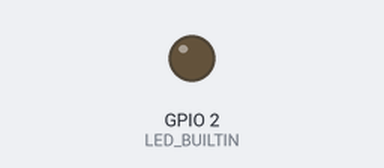
A sketch run on a simulated ESP8266 (NodeMCU). Parts: output pins drawn as LEDs (lit = HIGH, except the on-board LED, lit = LOW). WiFi joins after 1.5 s; servers stay silent unless stated; what the sketch prints to the serial monitor is not drawn.

Above: at 2.0 s.
At 11.6 s:
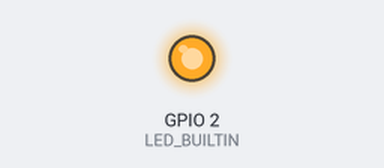
Timing chart, 0 to 16.2 s (numbered marks = the images above):
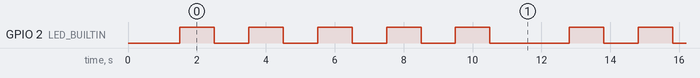

Measured:
- by itself, GPIO 2 (LED_BUILTIN): repeats every 11.3 s: 4 × (LOW 1.0 s, HIGH 1.0 s), LOW 2.3 s, HIGH 1.0 s
- by itself, everything shown: repeats every 11.3 s, in 10 steps

The sketch:

espOTA.ino
```cpp
#include <ESP8266WiFi.h>
#include <ESP8266HTTPClient.h>
#include <ESP8266httpUpdate.h>


String software = "act8266Christmas";
const String FirmwareVer = {"0.0"};

String clientID;

//Personal website version
String path = "http://rycgar.com/eitOTA/" + software;

String URL_fw_Version = path + ".version.txt";
//#define URL_fw_Version "http://rycgar.com/eitOTA/httpsUpdate.version.txt"

String URL_fw_Bin = path  + ".ino.nodemcu.bin";
//#define URL_fw_Bin "http://rycgar.com/eitOTA/httpsUpdate.ino.nodemcu.bin"


//Github version (Struggling with this)
/*
String path = "https://github.com/escapesIT/eitOTA/blob/main/" + software;
String URL_fw_Version = path + ".version.txt";
String URL_fw_Bin = path + ".ino.nodemcu.bin";
//#define URL_fw_version "https://github.com/escapesIT/eitOTA/blob/main/espOTA.version.txt"
//#define URL_fw_Bin "https://github.com/escapesIT/eitOTA/blob/main/espOTA.ino.nodemcu.bin"
*/

HTTPClient http;

const char* ssid = "Escapes-2.4";
const char* password = "8185178608";

void FirmwareUpdate()
{

  http.begin(URL_fw_Version);     // check version URL
  delay(100);
  int httpCode = http.GET();            // get data from version file
  delay(1000);
  String payload;
  if (httpCode == HTTP_CODE_OK)         // if version received
  {
    payload = http.getString();  // save received version
    Serial.println("Found Firmware Version: " + payload );
  }
  else
  {
    Serial.print("error in downloading version file:");
    Serial.println(httpCode);

  }

  http.end();
  if (httpCode == HTTP_CODE_OK)         // if version received
  {
    if (payload.equals(FirmwareVer) )
    {
      Serial.println("Device already on latest firmware version");
    }
    else
    {
      Serial.println("New firmware detected");
      WiFiClient client;

      // The line below is optional. It can be used to blink the LED on the board during flashing
      // The LED will be on during download of one buffer of data from the network. The LED will
      // be off during writing that buffer to flash
      // On a good connection the LED should flash regularly. On a bad connection the LED will be
      // on much longer than it will be off. Other pins than LED_BUILTIN may be used. The second
      // value is used to put the LED on. If the LED is on with HIGH, that value should be passed
      ESPhttpUpdate.setLedPin(LED_BUILTIN, LOW);

      Serial.println("Installing new software\n\n");

      t_httpUpdate_return ret = ESPhttpUpdate.update(URL_fw_Bin);

      switch (ret) {
        case HTTP_UPDATE_FAILED:
          Serial.printf("HTTP_UPDATE_FAILD Error (%d): %s\n", ESPhttpUpdate.getLastError(), ESPhttpUpdate.getLastErrorString().c_str());
          break;

        case HTTP_UPDATE_NO_UPDATES:
          Serial.println("HTTP_UPDATE_NO_UPDATES");
          break;

        case HTTP_UPDATE_OK:
          Serial.println("HTTP_UPDATE_OK");
          break;
      }
    }
  }
}

String macToStr(const uint8_t* mac)
{
  String result;
  for (int i = 0; i < 6; ++i) {
    result += String(mac[i], 16);
    if (i < 5)
      result += ':';
  }
  return result;
}

unsigned long previousMillis = 0;        // will store last time LED was updated
const long interval = 10000;

void repeatedCall() {
  unsigned long currentMillis = millis();
  if ((currentMillis - previousMillis) >= interval)
  {
    // save the last time you blinked the LED
    previousMillis = currentMillis;
    FirmwareUpdate();
  }
}


void setup()
{
  Serial.begin(115200);
  Serial.println("");
  Serial.println("Start");
  WiFi.mode(WIFI_STA);
  WiFi.begin(ssid, password);
  Serial.print("Version number: ");
  Serial.println(FirmwareVer);
  Serial.println("Will request software: " + software);
  //Set clientID from mac address
  clientID = + "eOS-";
  uint8_t mac[6];
  WiFi.macAddress(mac);
  clientID += macToStr(mac);
  Serial.println("ClientID is: " + clientID);
  while (WiFi.status() != WL_CONNECTED)
  {
    delay(500);
    Serial.print("O");
  }
  Serial.println("\nConnected to WiFi");
  pinMode(LED_BUILTIN, OUTPUT);


}
void loop()
{
  digitalWrite(LED_BUILTIN, HIGH);   // turn the LED on (HIGH is the voltage level)
  delay(1000);                       // wait for a second
  digitalWrite(LED_BUILTIN, LOW);    // turn the LED off by making the voltage LOW
  delay(1000);                       // wait for a second
  repeatedCall();
}
```
